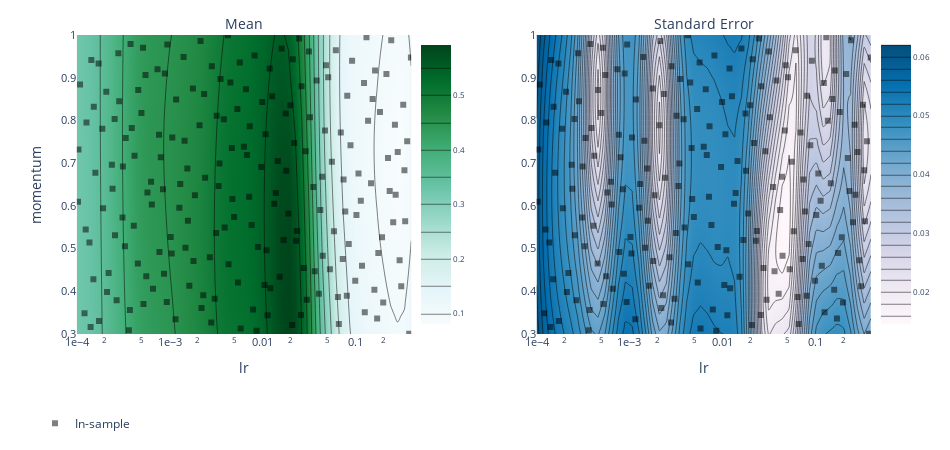

Notebook cell for this chart:
### Code cell
import cs231n.pytorch.tune as t
import cs231n.pytorch.history as h
from cs231n.pytorch.lab import Lab
#from cs231n.pytorch.experiments import Experiment
import cs231n.pytorch.models as m
import cs231n.pytorch.network as n
import pprint
import importlib
from functools import reduce

importlib.reload(m)
importlib.reload(n)
importlib.reload(t)
importlib.reload(h)

pp=pprint.pprint

parameters=[
        {"name": "lr", "type": "range", "bounds": [1e-4, 0.4], "log_scale": True, "value_type":'float'},
        {"name": "momentum", "type": "range", "bounds": [0.3, 1.0], "value_type":'float'},
        {"name": "nesterov", "type": "fixed", "value":True, "value_type":'bool'},
        {"name": "filter_size_1", "type": "choice",  "values": [3, 5, 7], "value_type":'int'},
        {"name": "channel_1", "type": "choice",  "values": [16, 32, 64], "value_type":'int'},
        {"name": "channel_2", "type": "choice",  "values": [8, 16, 32], "value_type":'int'},
    ]

tune = t.Tune(
     m.ThreeLayerConvNet,
     optim.SGD,
     lab,
     parameters,
     total_trials=200,
     verbose=False
)

best_parameters, values, experiment, model = tune.run()


data = sorted(tune.data, key=lambda x:x[0]['acc'], reverse=True)
data = reduce(lambda x,y:x+y, data)
pp(data)

print('best_parameters', best_parameters)

tune.plot_contour('lr','momentum')

### Figure 1 — Plotly figure (JSON) as saved in the notebook; plotly's stock layout.template omitted (floating-point values rounded to 4 significant figures; data arrays with more than 128 entries replaced by an {"elided": "..."} marker saying what was removed)
{"data": [{"autocolorscale": false, "autocontour": true, "colorbar": {"tickfont": {"size": 8}, "ticksuffix": "", "x": 0.45, "y": 0.5}, "colorscale": [[0, "rgb(247,252,253)"], [0.125, "rgb(229,245,249)"], [0.25, "rgb(204,236,230)"], [0.375, "rgb(153,216,201)"], [0.5, "rgb(102,194,164)"], [0.625, "rgb(65,174,118)"], [0.75, "rgb(35,139,69)"], [0.875, "rgb(0,109,44)"], [1, "rgb(0,68,27)"]], "contours": {"coloring": "heatmap"}, "hoverinfo": "x+y+z", "ncontours": 25, "type": "contour", "x": [0.0001, 0.0001184, 0.0001403, 0.0001662, 0.0001968, 0.0002331, 0.0002761, 0.000327, 0.0003873, 0.0004588, 0.0005434, 0.0006436, 0.0007623, 0.0009029, 0.001069, 0.001267, 0.0015, 0.001777, 0.002105, 0.002493, 0.002953, 0.003497, 0.004142, 0.004906, 0.005811, 0.006883, 0.008153, 0.009656, 0.01144, 0.01355, 0.01605, 0.019, 0.02251, 0.02666, 0.03158, 0.0374, 0.0443, 0.05247, 0.06215, 0.07361, 0.08719, 0.1033, 0.1223, 0.1449, 0.1716, 0.2032, 0.2407, 0.2851, 0.3377, 0.4], "xaxis": "x", "y": [0.3, 0.3143, 0.3286, 0.3429, 0.3571, 0.3714, 0.3857, 0.4, 0.4143, 0.4286, 0.4429, 0.4571, 0.4714, 0.4857, 0.5, 0.5143, 0.5286, 0.5429, 0.5571, 0.5714, 0.5857, 0.6, 0.6143, 0.6286, 0.6429, 0.6571, 0.6714, 0.6857, 0.7, 0.7143, 0.7286, 0.7429, 0.7571, 0.7714, 0.7857, 0.8, 0.8143, 0.8286, 0.8429, 0.8571, 0.8714, 0.8857, 0.9, 0.9143, 0.9286, 0.9429, 0.9571, 0.9714, 0.9857, 1], "yaxis": "y", "z": {"elided": "50x50 float values"}, "zauto": true, "zmax": 0.5921, "zmin": -0.5921}, {"autocolorscale": false, "autocontour": true, "colorbar": {"tickfont": {"size": 8}, "ticksuffix": "", "x": 1, "y": 0.5}, "colorscale": [[0, "rgb(255,247,251)"], [0.1429, "rgb(236,231,242)"], [0.2857, "rgb(208,209,230)"], [0.4286, "rgb(166,189,219)"], [0.5714, "rgb(116,169,207)"], [0.7143, "rgb(54,144,192)"], [0.8571, "rgb(5,112,176)"], [1, "rgb(3,78,123)"]], "contours": {"coloring": "heatmap"}, "hoverinfo": "x+y+z", "ncontours": 25, "type": "contour", "x": [0.0001, 0.0001184, 0.0001403, 0.0001662, 0.0001968, 0.0002331, 0.0002761, 0.000327, 0.0003873, 0.0004588, 0.0005434, 0.0006436, 0.0007623, 0.0009029, 0.001069, 0.001267, 0.0015, 0.001777, 0.002105, 0.002493, 0.002953, 0.003497, 0.004142, 0.004906, 0.005811, 0.006883, 0.008153, 0.009656, 0.01144, 0.01355, 0.01605, 0.019, 0.02251, 0.02666, 0.03158, 0.0374, 0.0443, 0.05247, 0.06215, 0.07361, 0.08719, 0.1033, 0.1223, 0.1449, 0.1716, 0.2032, 0.2407, 0.2851, 0.3377, 0.4], "xaxis": "x2", "y": [0.3, 0.3143, 0.3286, 0.3429, 0.3571, 0.3714, 0.3857, 0.4, 0.4143, 0.4286, 0.4429, 0.4571, 0.4714, 0.4857, 0.5, 0.5143, 0.5286, 0.5429, 0.5571, 0.5714, 0.5857, 0.6, 0.6143, 0.6286, 0.6429, 0.6571, 0.6714, 0.6857, 0.7, 0.7143, 0.7286, 0.7429, 0.7571, 0.7714, 0.7857, 0.8, 0.8143, 0.8286, 0.8429, 0.8571, 0.8714, 0.8857, 0.9, 0.9143, 0.9286, 0.9429, 0.9571, 0.9714, 0.9857, 1], "yaxis": "y2", "z": {"elided": "50x50 float values"}}, {"hoverinfo": "text", "legendgroup": "In-sample", "marker": {"color": "black", "opacity": 0.5, "symbol": 1}, "mode": "markers", "name": "In-sample", "text": {"elided": "200 str values"}, "type": "scatter", "x": {"elided": "200 float values"}, "xaxis": "x", "y": {"elided": "200 float values"}, "yaxis": "y"}, {"hoverinfo": "text", "legendgroup": "In-sample", "marker": {"color": "black", "opacity": 0.5, "symbol": 1}, "mode": "markers", "name": "In-sample", "showlegend": false, "text": {"elided": "200 str values"}, "type": "scatter", "x": {"elided": "200 float values"}, "xaxis": "x2", "y": {"elided": "200 float values"}, "yaxis": "y2"}], "layout": {"annotations": [{"font": {"size": 14}, "showarrow": false, "text": "Mean", "x": 0.25, "xanchor": "center", "xref": "paper", "y": 1, "yanchor": "bottom", "yref": "paper"}, {"font": {"size": 14}, "showarrow": false, "text": "Standard Error", "x": 0.8, "xanchor": "center", "xref": "paper", "y": 1, "yanchor": "bottom", "yref": "paper"}], "autosize": false, "height": 450, "hovermode": "closest", "legend": {"orientation": "h", "x": 0, "y": -0.25}, "margin": {"b": 100, "l": 35, "pad": 0, "r": 35, "t": 35}, "width": 950, "xaxis": {"anchor": "y", "autorange": false, "domain": [0.05, 0.45], "exponentformat": "e", "range": [-4, -0.3979], "tickfont": {"size": 11}, "tickmode": "auto", "title": {"text": "lr"}, "type": "log"}, "xaxis2": {"anchor": "y2", "autorange": false, "domain": [0.6, 1], "exponentformat": "e", "range": [-4, -0.3979], "tickfont": {"size": 11}, "tickmode": "auto", "title": {"text": "lr"}, "type": "log"}, "yaxis": {"anchor": "x", "autorange": false, "domain": [0, 1], "exponentformat": "e", "range": [0.3, 1], "tickfont": {"size": 11}, "tickmode": "auto", "title": {"text": "momentum"}, "type": "linear"}, "yaxis2": {"anchor": "x2", "autorange": false, "domain": [0, 1], "exponentformat": "e", "range": [0.3, 1], "tickfont": {"size": 11}, "tickmode": "auto", "type": "linear"}}}
